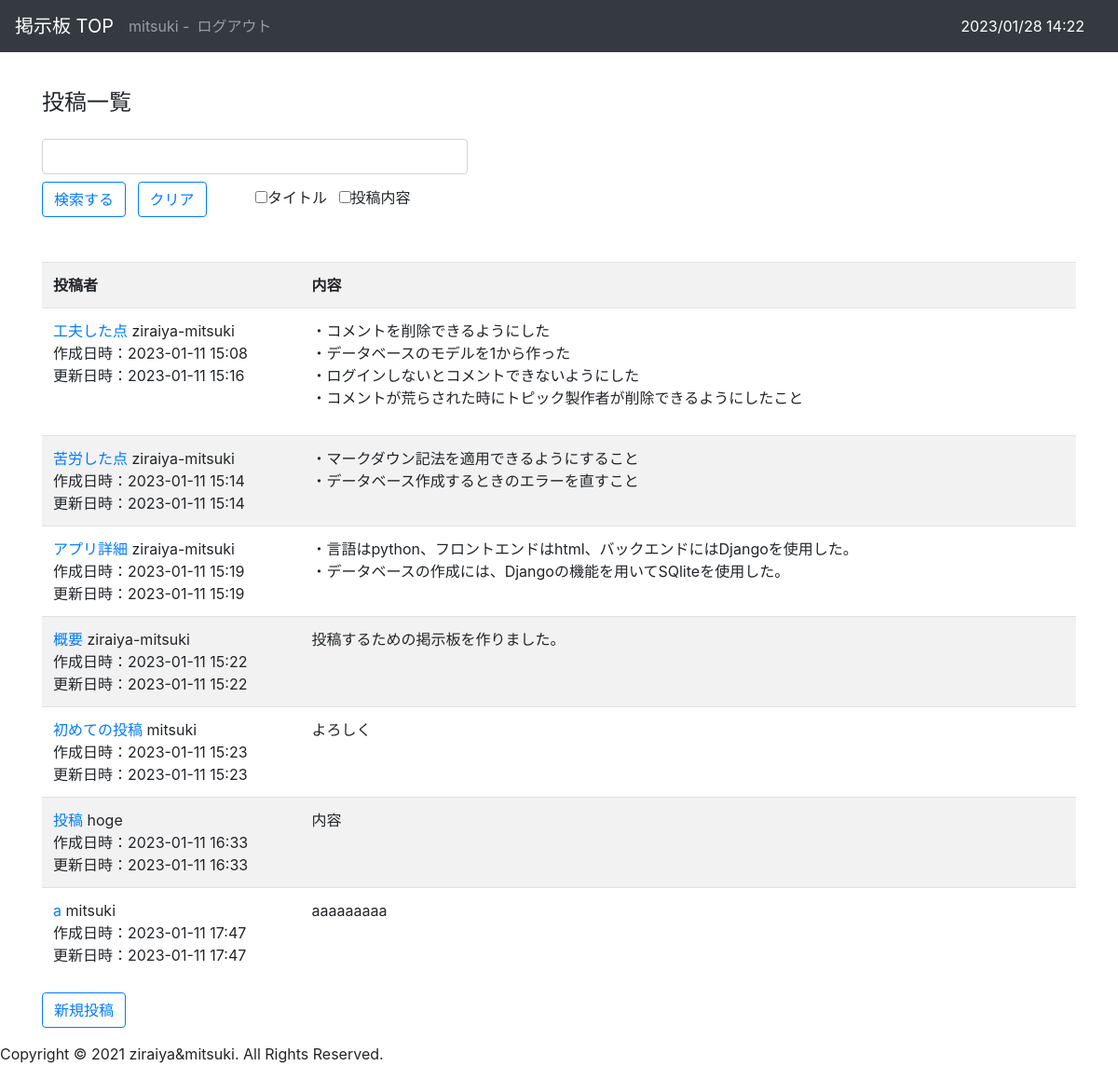
/bbs/ (signed in), run on the app's committed database.
### bbs/models.py (models this page shows, shortened)
class Article(models.Model):
    title = models.CharField(max_length = 200)
    content = models.TextField(max_length=1000)
    author = models.ForeignKey(
        'auth.User',
        on_delete = models.CASCADE,
    )
    created_at = models.DateTimeField(auto_now_add=True)
    updated_at = models.DateTimeField(auto_now=True)

### bbs/views.py (the view)
# urls.py: path('', views.IndexView.as_view(), name='index'),
class IndexView(generic.ListView):
    def get_queryset(self):
        q_word = self.request.GET.get('query')
        selected_title = self.request.GET.get('title')
        selected_article = self.request.GET.get('article')
        if q_word:
            if selected_title and selected_article:
                object_list = Article.objects.filter(
                    Q(title__icontains=q_word) | Q(content__icontains=q_word))
            elif selected_title:
                object_list = Article.objects.filter(Q(title__icontains=q_word))
            else:
                object_list = Article.objects.filter(Q(content__icontains=q_word))
        else:
            object_list = Article.objects.all()
        return object_list

### bbs/templatetags/markdown_extras.py (called while the page is built)
@register.filter()
@stringfilter
def markdown(value):
    return md.markdown(value, extensions=['markdown.extensions.fenced_code'])

### bbs/templates/bbs/article_list.html
{% extends 'layout.html' %}
{% load markdown_extras %}
{% block content %}
    <h1 class="mt-3 mb-4">投稿一覧</h1>
    <form action="" method="get" class="mb-5" >
        <div class = "form-row">
            <div class = "col-5">
                <input name="query" value="{{ request.GET.query }}" type="text" class ="form-control">
                <div class = "mt-2">
                    <button type="submit" class='submit btn btn-outline-primary'>検索する</button>
                    <a href="./" class='submit btn btn-outline-primary ml-2'>クリア</a>
                    <input type="checkbox" name="title" value="1" class = "ml-5">タイトル
                    <input type="checkbox" name="article" value="1" class = "ml-2">投稿内容
                </div>
            </div>
        </div>
    </form>
    <table class='table table-striped table-hover'>
        <tr>
            <th width=25%>投稿者</th>
            <th>内容</th>
        </tr>
        {% for article in object_list %}
        <tr>
            <td>
                <a href='{% url "bbs:detail" article.pk %}'>{{ article.title }} </a> {{ article.author }}<br>
                作成日時：{{ article.created_at|date:"Y-m-j H:i" }}<br>
                更新日時：{{ article.updated_at|date:"Y-m-j H:i" }}
            </td>
            <td>{{ article.content|markdown|safe }}</td>
        </tr>
        {% endfor %}
    </table>
    {% if user.is_authenticated %}
    <p>
        <a href='{% url "bbs:create" %}'  class='btn btn-outline-primary'>新規投稿</a>
    </p>
    {% endif %}
{% endblock %}

### templates/layout.html (shortened to what this page needs)
<!DOCTYPE html>
<html>
    <head>
        <link rel="stylesheet" href="https://cdn.jsdelivr.net/npm/bootstrap@4.6.2/dist/css/bootstrap.min.css">
    </head>
    <body>
        <nav class='navbar navbar-expand-sm navbar-dark bg-dark fixed-top'>
            <a class='navbar-brand' href='{% url "bbs:index" %}'>掲示板 TOP</a>
            <ul class='navbar-nav'>
                {% if user.is_authenticated %}
                    <li class='nav-time'>
                        <span class='navbar-text'>{{ user }} - </span>
                    </li>
                    <li class='nav-item'>
                        <a href='{% url "logout" %}' class='logout nav-link'>ログアウト</a>
                    </li>
                {% endif %}
            </ul>
            <div class="nav-item" style="margin:0 20px 0 auto;" >
                <font color="white">{% now "SHORT_DATETIME_FORMAT" %}</font>
            </div>
        </nav>
        <div class='container'>
            {% block content %}
            {% endblock %}
        </div>
    </body>
    <footer>
        <address>Copyright &copy; 2021 ziraiya&mitsuki. All Rights Reserved.</address>
    </footer>
</html>

### templates/layout.html (style rules this page uses)
body { padding-top: 80px; }
h1 { font-size: 150%; }

### data on the page
Article: title "工夫した点", author "ziraiya-mitsuki", created_at "2023-01-11 15:08", updated_at "2023-01-11 15:16", content "・コメントを削除できるようにした ・データベースのモデルを1から作った ・ログインしないとコメントできないようにした ・コメントが荒らされた時にトピック製作者が削除できるようにしたこと"
Article: title "苦労した点", author "ziraiya-mitsuki", created_at "2023-01-11 15:14", updated_at "2023-01-11 15:14", content "・マークダウン記法を適用できるようにすること ・データベース作成するときのエラーを直すこと"
Article: title "アプリ詳細", author "ziraiya-mitsuki", created_at "2023-01-11 15:19", updated_at "2023-01-11 15:19", content "・言語はpython、フロントエンドはhtml、バックエンドにはDjangoを使用した。 ・データベースの作成には、Djangoの機能を用いてSQliteを使用した。"
Article: title "概要", author "ziraiya-mitsuki", created_at "2023-01-11 15:22", updated_at "2023-01-11 15:22", content "投稿するための掲示板を作りました。"
Article: title "初めての投稿", author "mitsuki", created_at "2023-01-11 15:23", updated_at "2023-01-11 15:23", content "よろしく"
Article: title "投稿", author "hoge", created_at "2023-01-11 16:33", updated_at "2023-01-11 16:33", content "内容"
Article: title "a", author "mitsuki", created_at "2023-01-11 17:47", updated_at "2023-01-11 17:47", content "aaaaaaaaa"

### other printed values
{{ user }} "mitsuki"
